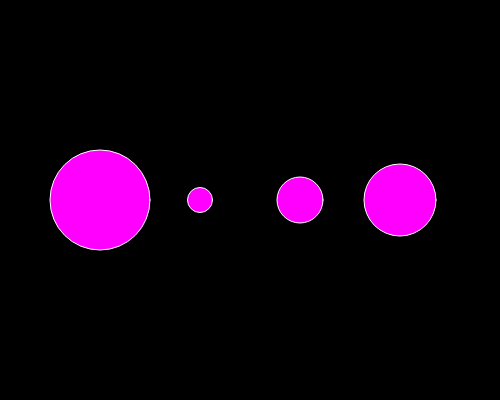
Frame 1 (no input)
Frame 60 (no input): identical to frame 1, image omitted
Frame 120 (the mouse pressed at the canvas centre since frame 60): identical to frame 1, image omitted

The p5.js sketch that drew this single still picture (run headless with seeded random() and noise() and a simulated clock; from frame 60 on, the mouse is pressed at the canvas centre):

// p5.js sketch
// ── sketch.js
var nums = [100, 25, 46, 72];

function setup() {
  createCanvas(500, 400);
}

function draw() {
  background(0);

  for (var i = 0; i < 4; i++) {
    stroke(255);
    fill(255, 0, 255);
    ellipse(i * 100 + 100, 200, nums[i], nums[i]);
  }



}
